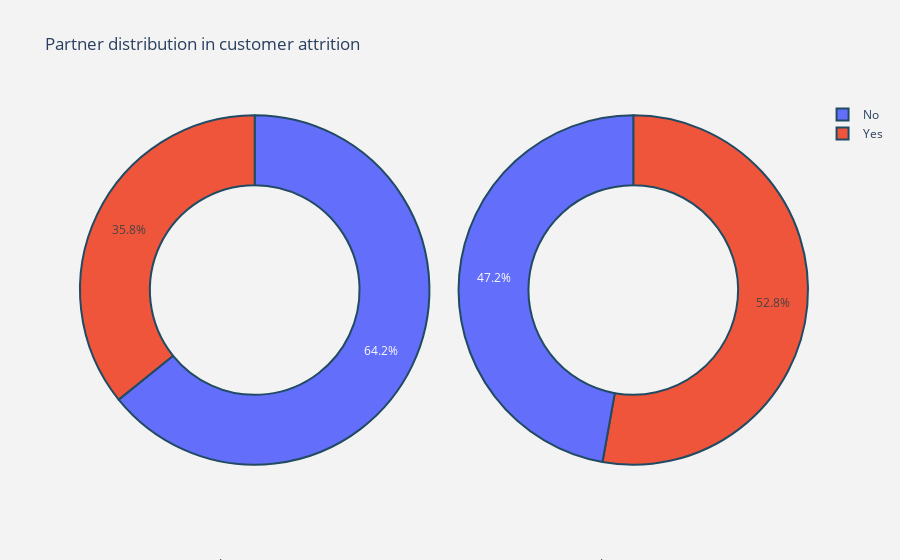

Notebook code cell kept with this figure:
### Code cell
plot_pie("Partner")
chi_square_test('Partner', df)

### Figure 1 — Plotly figure (JSON) as saved in the notebook; plotly's stock layout.template omitted (floating-point values rounded to 4 significant figures)
{"data": [{"domain": {"x": [0, 0.48]}, "hole": 0.6, "hoverinfo": "label+percent+name", "labels": ["No", "Yes"], "marker": {"line": {"color": "rgb(33, 75, 99)", "width": 2}}, "name": "Churn Customers", "type": "pie", "values": [1200, 669]}, {"domain": {"x": [0.52, 1]}, "hole": 0.6, "hoverinfo": "label+percent+name", "labels": ["Yes", "No"], "marker": {"line": {"color": "rgb(33, 75, 99)", "width": 2}}, "name": "Non Churn Customers", "type": "pie", "values": [2733, 2441]}], "layout": {"annotations": [{"font": {"size": 13}, "showarrow": false, "text": "churn customers", "x": 0.18, "y": -0.25}, {"font": {"size": 13}, "showarrow": false, "text": "Non Churn Customers", "x": 0.85, "y": -0.25}], "autosize": true, "paper_bgcolor": "rgb(243,243,243)", "plot_bgcolor": "rgb(243,243,243)", "title": {"text": "Partner distribution in customer attrition "}}}
